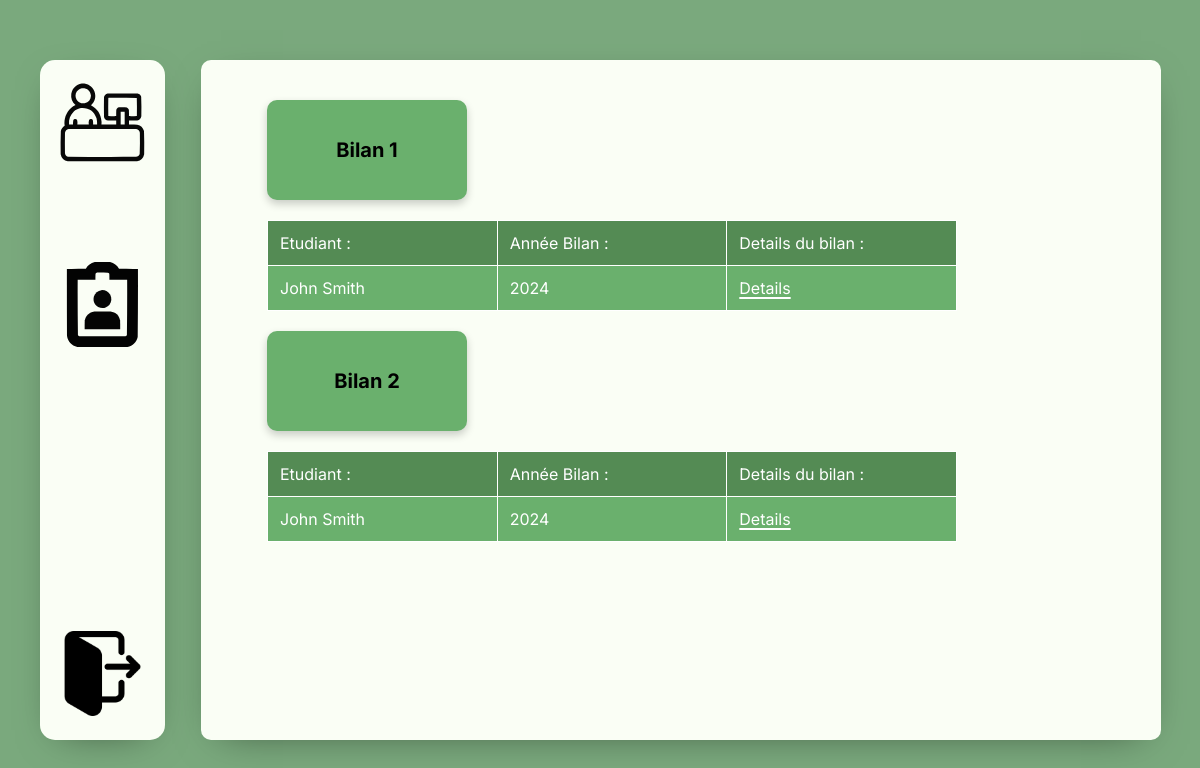
The app's page /MVC/Controller/EtudiantController.php?action=bilan (signed in) with its own data.
### tables this page shows
CREATE TABLE Bilan1 (
    bil1_id INT AUTO_INCREMENT,
    bil1_date_visite_ent DATE,
    bil1_note_entreprise FLOAT,
    bil1_note_dossier FLOAT,
    bil1_note_oral FLOAT,
    bil1_remarques VARCHAR(1000),
    etu_id INT NOT NULL,
    FOREIGN KEY (etu_id) REFERENCES Etudiant(etu_id),
    CONSTRAINT bilan1_pk PRIMARY KEY(bil1_id)
);

CREATE TABLE Etudiant (
    etu_id INT AUTO_INCREMENT,
    etu_nom VARCHAR(50) NOT NULL,
    etu_pre VARCHAR(50) NOT NULL,
    etu_mdp VARCHAR(50) NOT NULL,
    etu_tel VARCHAR(10) NOT NULL,
    etu_email VARCHAR(100) NOT NULL,
    etu_adr VARCHAR(100) NOT NULL,
    etu_cp VARCHAR(100) NOT NULL,
    etu_ville VARCHAR(100) NOT NULL,
    spe_id INT,
    classe_id INT,
    tut_id INT,
    ent_id INT,
    maitre_appr_id INT,
    FOREIGN KEY (maitre_appr_id) REFERENCES MaitreApprentissage(maitre_appr_id),
    FOREIGN KEY (spe_id) REFERENCES Specialite(spe_id),
    FOREIGN KEY (classe_id) REFERENCES Classe(classe_id),
    FOREIGN KEY (tut_id) REFERENCES Tuteur(tut_id),
    FOREIGN KEY (ent_id) REFERENCES Entreprise(ent_id),
    CONSTRAINT etudiant_pk PRIMARY KEY(etu_id)
);

CREATE TABLE Bilan2 (
    bil2_id INT AUTO_INCREMENT,
    bil2_date DATE,
    bil2_note_dossier FLOAT,
    bil2_note_oral FLOAT,
    bil2_remarques VARCHAR(1000),
    bil2_sujet_memoire VARCHAR(1000),
    etu_id INT NOT NULL,
    FOREIGN KEY (etu_id) REFERENCES Etudiant(etu_id),
    CONSTRAINT bilan2_pk PRIMARY KEY(bil2_id)
);

### MVC/Views/PageBilanEtudiant.php (the view, shortened to what the rows shown need)
<!DOCTYPE html>
<html lang="fr">
<head>
    <link rel="stylesheet" href="../Style/Style.css">
    <link rel="stylesheet" href="../Style/reset.css">
</head>
<body>
<div class="MainContainer">
    <div class="BilanPageConsultation">
        <table>
            <thead>
            <tr>
                <th>Etudiant :</th>
                <th>Année Bilan :</th>
                <th>Details du bilan :</th>
            </tr>
            </thead>
            <tbody>
            <?php foreach ($bilan1 as $bilan) : ?>
                <?php if ($bilan->getDatVisEnt() == null) : ?>
                    <tr>
                        <?php if ($_SESSION['role'] == "administrateur") : ?>
                            <td colspan="2">Nouveau Bilan</td>
                            <td><a href="./AdministrateurController.php?action=modifierBilan1&id=<?php
                                if ($s = $bilan->getIdBil()) {
                                    echo(htmlspecialchars($s));
                                } else {
                                    echo("L'etudiant n'a pas encore de sujet !");
                                }
                                ?>">Ajouter des donnée au bilan</a></td>
                            <?php if (count($bilan1) > 1) : ?>
                                <td><a href="./AdministrateurController.php?action=delBilan1&id=<?php
                                    if ($s = $bilan->getIdBil()) {
                                        echo(htmlspecialchars($s));
                                    } else {
                                        echo("L'etudiant n'a pas encore de sujet !");
                                    }
                                    ?>">Supprimer le bilan !</a></td>
                            <?php else: ?>
                                <td></td>
                            <?php endif; ?>
                        <?php elseif ($_SESSION['role'] == "tuteur") : ?>
                            <td colspan="2">Nouveau Bilan</td>
                            <td><a href="./TuteurController.php?action=modifierBilan1&id=<?php
                                if ($s = $bilan->getIdBil()) {
                                    echo(htmlspecialchars($s));
                                } else {
                                    echo("L'etudiant n'a pas encore de sujet !");
                                }
                                ?>">Ajouter des donnée au bilan </a></td>
                            <?php if (count($bilan1) > 1) : ?>
                                <td><a href="./TuteurController.php?action=delBilan1&id=<?php
                                    if ($s = $bilan->getIdBil()) {
                                        echo(htmlspecialchars($s));
                                    } else {
                                        echo("L'etudiant n'a pas encore de sujet !");
                                    }
                                    ?>">Supprimer le bilan !</a></td>
                            <?php else: ?>
                                <td></td>
                            <?php endif; ?>
                        <?php else : ?>
                            <td colspan="4">Votre Bilan est Vide</td>
                        <?php endif; ?>
                    </tr>
                <?php else : ?>
                    <tr>
                        <td><?= htmlspecialchars($etudiants->getPrenomUti()) ?> <?= htmlspecialchars($etudiants->getNomUti()) ?></td>
                        <td><?php
                            if ($bilan->getDatVisEnt() != null) {
                                echo($bilan->getDatVisEnt()->format('Y'));
                            } else {
                                echo("L'etudiant n'a pas de premier bilan.");
                            }
                            ?>
                        </td>
                        <?php if ($_SESSION['role'] == "administrateur") : ?>
                            <td><a href="./AdministrateurController.php?action=detailBilan1&id=<?php
                                if ($s = $bilan->getIdBil()) {
                                    echo(htmlspecialchars($s));
                                } else {
                                    echo("L'etudiant n'a pas encore de sujet !");
                                }
                                ?>">Details</a></td>
                        <?php elseif ($_SESSION['role'] == "etudiant") : ?>
                            <td><a href="./EtudiantController.php?action=detailBilan1&id=<?php
                                if ($s = $bilan->getIdBil()) {
                                    echo(htmlspecialchars($s));
                                } else {
                                    echo("L'etudiant n'a pas encore de sujet !");
                                }
                                ?>">Details</a></td>
                        <?php endif; ?>
                    </tr>
                <?php endif; ?>
            <?php endforeach; ?>
            </tbody>
        </table>
        <table>
            <thead>
            <tr>
                <th>Etudiant :</th>
                <th>Année Bilan :</th>
                <th>Details du bilan :</th>
            </tr>
            </thead>
            <tbody>
            <?php foreach ($bilan2 as $bilan) : ?>
                <?php if ($bilan->getDatBil2() == null) : ?>
                    <tr>
                        <?php if ($_SESSION['role'] == "administrateur") : ?>
                            <td colspan="2">Nouveau Bilan</td>
                            <td><a href="./AdministrateurController.php?action=modifierBilan2&id=<?php
                                if ($s = $bilan->getIdBil()) {
                                    echo(htmlspecialchars($s));
                                } else {
                                    echo("L'etudiant n'a pas encore de sujet !");
                                }
                                ?>">Ajouter des donnée au bilan</a></td>
                            <?php if (count($bilan2) > 1) : ?>
                                <td><a href="./AdministrateurController.php?action=delBilan2&id=<?php
                                    if ($s = $bilan->getIdBil()) {
                                        echo(htmlspecialchars($s));
                                    } else {
                                        echo("L'etudiant n'a pas encore de sujet !");
                                    }
                                    ?>">Supprimer le bilan !</a></td>
                            <?php else: ?>
                                <td></td>
                            <?php endif; ?>
                        <?php elseif ($_SESSION['role'] == "tuteur") : ?>
                            <td colspan="2">Nouveau Bilan</td>
                            <td><a href="./TuteurController.php?action=modifierBilan2&id=<?php
                                if ($s = $bilan->getIdBil()) {
                                    echo(htmlspecialchars($s));
                                } else {
                                    echo("L'etudiant n'a pas encore de sujet !");
                                }
                                ?>">Ajouter des donnée au bilan </a></td>
                            <?php if (count($bilan2) > 1) : ?>
                                <td><a href="./TuteurController.php?action=delBilan2&id=<?php
                                    if ($s = $bilan->getIdBil()) {
                                        echo(htmlspecialchars($s));
                                    } else {
                                        echo("L'etudiant n'a pas encore de sujet !");
                                    }
                                    ?>">Supprimer le bilan !</a></td>
                            <?php else: ?>
                                <td></td>
                            <?php endif; ?>
                        <?php else : ?>
                            <td colspan="4">Votre Bilan est Vide</td>
                        <?php endif; ?>
                    </tr>
                <?php else : ?>
                    <tr>
                        <td><?= htmlspecialchars($etudiants->getPrenomUti()) ?> <?= htmlspecialchars($etudiants->getNomUti()) ?></td>
                        <td><?php
                            if ($bilan->getDatBil2() != null) {
                                echo($bilan->getDatBil2()->format('Y'));
                            } else {
                                echo("L'etudiant n'a pas de premier bilan.");
                            }
                            ?>
                        </td>
                        <?php if ($_SESSION['role'] == "administrateur") : ?>
                            <td><a href="./AdministrateurController.php?action=detailBilan2&id=<?php
                                if ($s = $bilan->getIdBil()) {
                                    echo(htmlspecialchars($s));
                                } else {
                                    echo("L'etudiant n'a pas encore de sujet !");
                                }
                                ?>">Details</a></td>
                        <?php elseif ($_SESSION['role'] == "etudiant") : ?>
                            <td><a href="./EtudiantController.php?action=detailBilan2&id=<?php
                                if ($s = $bilan->getIdBil()) {
                                    echo(htmlspecialchars($s));
                                } else {
                                    echo("L'etudiant n'a pas encore de sujet !");
                                }
                                ?>">Details</a></td>
                        <?php endif; ?>
                    </tr>
                <?php endif; ?>
            <?php endforeach; ?>
            </tbody>
        </table>
    </div>
</div>
</body>
</html>

### records on screen
bilan1: etu.etu_pre "John", etu.etu_nom "Smith", format "2024"
bilan2: etu.etu_pre "John", etu.etu_nom "Smith", format "2024"
